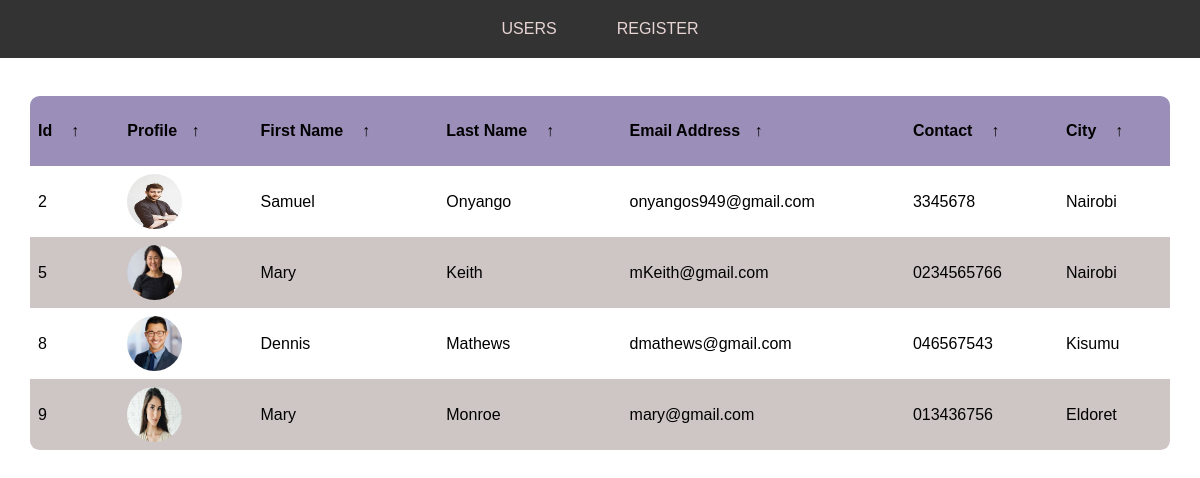
The page / on the database its author committed.
### tables this page shows
CREATE TABLE `users` (
  `id` int(11) NOT NULL,
  `first_name` varchar(255) NOT NULL,
  `last_name` varchar(255) NOT NULL,
  `username` varchar(255) NOT NULL,
  `email` varchar(255) NOT NULL,
  `contact` varchar(20) DEFAULT NULL,
  `city` varchar(255) DEFAULT NULL,
  `profile_image` varchar(255) DEFAULT NULL
);

### config.php (called while the page is built, shortened)
<?php
class Config implements DatabaseConfiguration {
    private static $dbHost = 'localhost';
    private static $dbName = 'user_db';
    private static $dbUser = 'root';
    private static $dbPassword = '';
    public static function getHost() {
        return self::$dbHost;
    }
    public static function getDBName() {
        return self::$dbName;
    }
    public static function getUser() {
        return self::$dbUser;
    }
    public static function getPassword() {
        return self::$dbPassword;
    }
}

### dbconn.php (called while the page is built, shortened)
<?php
class DBConn  {
    private $connection;
    public function __construct() {
        try {
            $this->connection = new PDO(
                'mysql:host=' . Config::getHost() . ';dbname=' . Config::getDBName(),
                Config::getUser(),
                Config::getPassword()
            );
            $this->connection->setAttribute(PDO::ATTR_ERRMODE, PDO::ERRMODE_EXCEPTION);
            $this->connection->setAttribute(PDO::ATTR_DEFAULT_FETCH_MODE, PDO::FETCH_ASSOC);
        } catch (PDOException $e) {
            die('Database connection error: ' . $e->getMessage());
        }
    }
    public function getAllUsers() {
        try {
            $sql = "SELECT * FROM users";
            $stmt = $this->connection->prepare($sql);
            $stmt->execute();
            return $stmt->fetchAll();
        } catch (PDOException $e) {
            error_log('Database Error: ' . $e->getMessage());
            return [];
        }
    }
}

### index.php (the view, shortened to what this page needs)
<!DOCTYPE html>
<html lang="en">
<head>
    <link rel="stylesheet" href="styles.css">
</head>
<body>
    <nav class="navbar">
        <ul>
            <li><a href="index.php">USERS</a></li>
            <li><a href="registration.php">REGISTER</a></li>
        </ul>
    </nav>
    <main class="table">
        <section class="table__header">
        </section>
        <section class="table__body">
            <table>
                <thead>
                    <tr>
                        <th>Id <span class="icon-arrow">&UpArrow;</span></th>
                        <th>Profile<span class="icon-arrow">&UpArrow;</span></th>
                        <th>First name <span class="icon-arrow">&UpArrow;</span></th>
                        <th>Last name <span class="icon-arrow">&UpArrow;</span></th>
                        <th>Email address<span class="icon-arrow">&UpArrow;</span></th>
                        <th>Contact <span class="icon-arrow">&UpArrow;</span></th>
                        <th>City <span class="icon-arrow">&UpArrow;</span></th>
                    </tr>
                </thead>
                <tbody>
                    <?php
                    require_once 'config.php';
                    require_once 'dbconn.php';
                    $dbConn = new DBConn();
                    $userData = $dbConn->getAllUsers();
                    foreach ($userData as $user) {
                        echo "<tr>";
                        echo "<td>" . $user['id'] . "</td>";
                        echo "<td><img src='" . $user['profile_image'] . "' alt='Profile Image'></td>";
                        echo "<td>" . $user['first_name'] . "</td>";
                        echo "<td>" . $user['last_name'] . "</td>";
                        echo "<td>" . $user['email'] . "</td>";
                        echo "<td>" . $user['contact'] . "</td>";
                        echo "<td>" . $user['city'] . "</td>";
                        echo "</tr>";
                    }
                    ?>
                </tbody>
            </table>
        </section>
    </main>
</body>
</html>

### styles.css (style rules this page uses)
* { margin: 0; padding: 0; box-sizing: border-box; font-family: sans-serif; }
body { min-height: 100vh; justify-content: center; align-items: center; }
.navbar { background-color: #333; color: #fff; display: flex; justify-content: center; align-items: center; position: sticky; top: 0; z-index: 100; }
.navbar ul { list-style: none; display: flex; justify-content: center; align-items: center; gap: 20px; padding: 20px; }
.navbar a { text-decoration: none; color: #e9d4d4; padding: 10px 20px; transition: background-color 0.5s; border-radius: 5px; font-size: 16px; }
.table__header { width: 100%; height: 10%; background-color: #fff4; padding: .8rem 1rem; display: flex; justify-content: space-between; align-items: center; }
.table__body { width: 95%; max-height: calc(89% - 1.6rem); background-color: #fffb; margin: .8rem auto; border-radius: .6rem; overflow: auto; overflow: overlay; }
table { width: 100%; }
td img { width: 55px; height: 55px; margin-right: .5rem; border-radius: 50%; vertical-align: middle; }
table tr:nth-child(even) td { background-color: #cac1c1eb; }
table, th, td { border-collapse: collapse; padding: 0.5rem; text-align: left; }
thead th { position: sticky; height: 70px; top: 0; left: 0; background-color: #9b8eb8fe; cursor: pointer; text-transform: capitalize; }
thead th span.icon-arrow { display: inline-block; width: 1.3rem; height: 1.3rem; border-radius: 50%; border: 1.4px solid transparent; text-align: center; font-size: 1rem; margin-left: .5rem; transition: .2s ease-in-out; }

### rows shown on the page
users: id "2", profile_image (picture), first_name "Samuel", last_name "Onyango", email "onyangos949@gmail.com", contact "3345678", city "Nairobi"
users: id "5", profile_image (picture), first_name "Mary", last_name "Keith", email "mKeith@gmail.com", contact "0234565766", city "Nairobi"
users: id "8", profile_image (picture), first_name "Dennis", last_name "Mathews", email "dmathews@gmail.com", contact "046567543", city "Kisumu"
users: id "9", profile_image (picture), first_name "Mary", last_name "Monroe", email "mary@gmail.com", contact "013436756", city "Eldoret"
